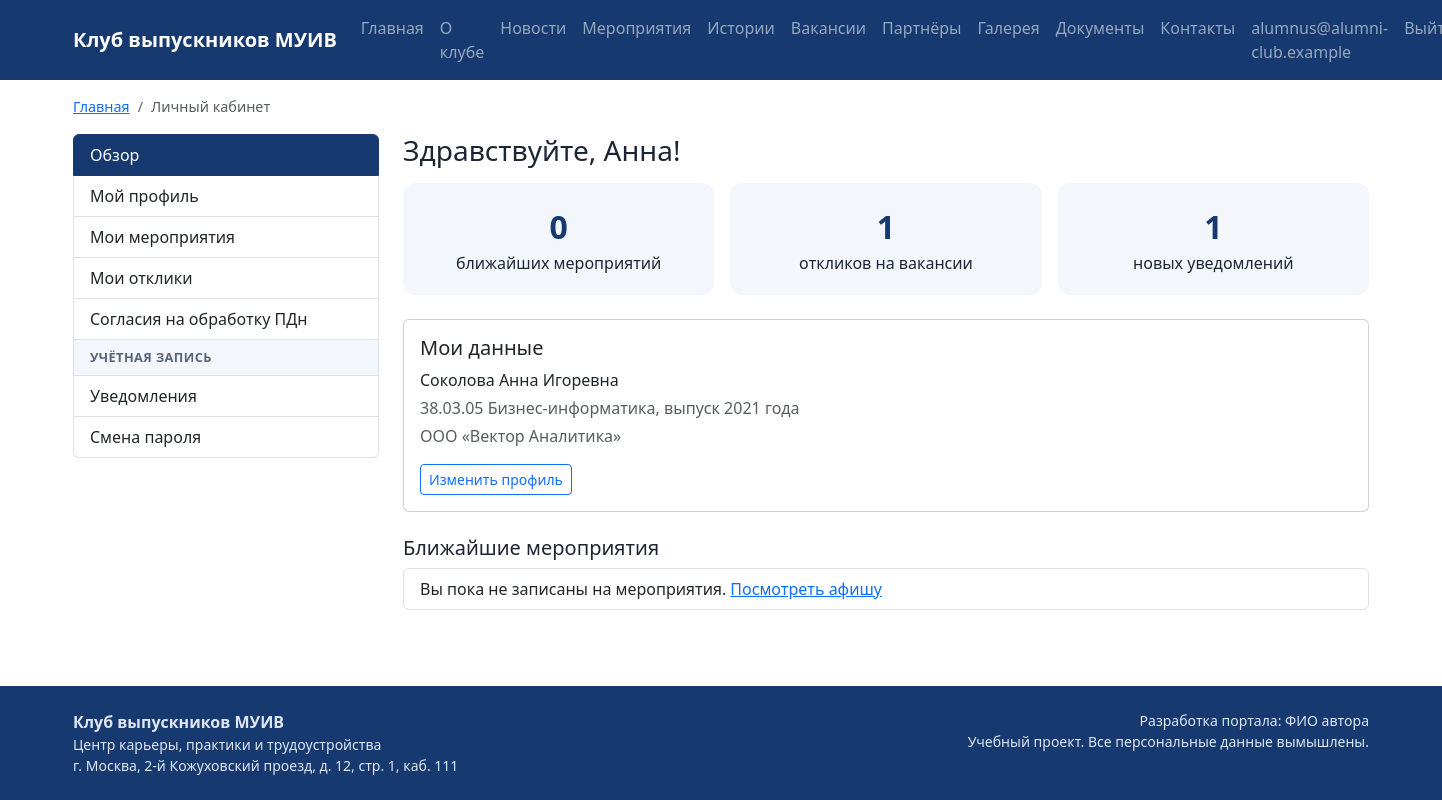
Screenshot of /accounts/cabinet/ (signed in) with the database file from the repository.
### accounts/models.py (models this page shows, shortened)
class User(AbstractBaseUser):
    email = models.EmailField("Электронная почта", max_length=254, unique=True)
    role = models.ForeignKey(Role, on_delete=models.PROTECT, verbose_name="Роль",
                             related_name="users")
    is_active = models.BooleanField("Активна", default=True)
    created_at = models.DateTimeField("Дата регистрации", auto_now_add=True)
    objects = UserManager()
    USERNAME_FIELD = "email"
    REQUIRED_FIELDS = []
    class Meta:
        db_table = "users"
        verbose_name = "Пользователь"
        verbose_name_plural = "Пользователи"
        ordering = ["email"]
    @property
    def is_admin(self):
        return self.role.code == Role.ADMIN
    @property
    def is_moderator(self):
        return self.role.code in (Role.MODERATOR, Role.ADMIN)
    @property
    def is_alumnus(self):
        return self.role.code == Role.ALUMNUS

### club/models.py (models this page shows, shortened)
class AlumniProfile(models.Model):
    user = models.OneToOneField(settings.AUTH_USER_MODEL, on_delete=models.CASCADE,
                                verbose_name="Пользователь", related_name="alumni_profile")
    program = models.ForeignKey(Program, on_delete=models.PROTECT, null=True, blank=True,
                                verbose_name="Направление подготовки", related_name="alumni")
    last_name = models.CharField("Фамилия", max_length=100)
    first_name = models.CharField("Имя", max_length=100)
    middle_name = models.CharField("Отчество", max_length=100, blank=True)
    grad_year = models.PositiveSmallIntegerField(
        "Год выпуска", validators=[MinValueValidator(1990), MaxValueValidator(2100)])
    workplace = models.CharField("Место работы", max_length=255, blank=True)
    position = models.CharField("Должность", max_length=150, blank=True)
    photo = models.ImageField("Фотография", upload_to="photos/", blank=True)
    is_mentor = models.BooleanField("Готов быть наставником", default=False)
    class Meta:
        db_table = "alumni_profiles"
        verbose_name = "Профиль выпускника"
        verbose_name_plural = "Профили выпускников"
        ordering = ["last_name", "first_name"]
    @property
    def full_name(self):
        return " ".join(p for p in (self.last_name, self.first_name, self.middle_name) if p)

class Program(models.Model):
    faculty = models.ForeignKey(Faculty, on_delete=models.PROTECT, verbose_name="Факультет",
                                related_name="programs")
    code = models.CharField("Код направления", max_length=10)
    name = models.CharField("Название", max_length=150)
    class Meta:
        db_table = "programs"
        verbose_name = "Направление подготовки"
        verbose_name_plural = "Направления подготовки"
        ordering = ["code"]
        constraints = [
            models.UniqueConstraint(fields=["code", "name"], name="uniq_program_code_name"),
        ]
    def __str__(self):
        return f"{self.code} {self.name}"

### accounts/views.py (the view)
# urls.py: path("cabinet/", views.cabinet, name="cabinet"),
@login_required
def cabinet(request):
    user = request.user
    if user.is_admin:
        return redirect("panel:dashboard")
    if user.is_moderator:
        return redirect("moderation:home")
    profile = _profile(user)
    now = timezone.now()
    return render(request, "accounts/cabinet.html", {
        "profile": profile,
        "upcoming": profile.registrations.select_related("event").filter(
            event__start_at__gte=now)[:3],
        "responses_count": profile.responses.count(),
        "unread_count": user.notifications.filter(is_read=False).count(),
        "crumbs": crumbs("Личный кабинет"),
    })

### accounts/views.py (called while the page is built)
def _profile(user):
    return get_object_or_404(AlumniProfile, user=user)

### core/breadcrumbs.py (called while the page is built)
def crumbs(*items):
    result = []
    for item in items:
        if isinstance(item, str):
            result.append({"title": item, "url": None})
        else:
            title, route, *args = item
            result.append({"title": title, "url": reverse(route, args=args)})
    return result

### core/context_processors.py (called while the page is built)
def site(request):
    return {
        "menu": MENU,
        "portal_name": settings.PORTAL_NAME,
        "portal_author": settings.PORTAL_AUTHOR,
    }

### templates/accounts/cabinet.html (shortened to what this page needs)
{% extends "layouts/cabinet.html" %}
{% block cabinet %}
<h1 class="h3 mb-3">Здравствуйте, {{ profile.first_name }}!</h1>
<div class="row g-3 mb-4">
  <div class="col-sm-4"><div class="counter"><div class="value">{{ upcoming|length }}</div>ближайших мероприятий</div></div>
  <div class="col-sm-4"><div class="counter"><div class="value">{{ responses_count }}</div>откликов на вакансии</div></div>
  <div class="col-sm-4"><div class="counter"><div class="value">{{ unread_count }}</div>новых уведомлений</div></div>
</div>
<div class="card mb-4">
  <div class="card-body">
    <h2 class="h5">Мои данные</h2>
    <p class="mb-1">{{ profile.full_name }}</p>
    <p class="mb-1 text-muted">{{ profile.program|default:"Направление не указано" }}, выпуск {{ profile.grad_year }} года</p>
    <p class="mb-3 text-muted">{{ profile.workplace|default:"Место работы не указано" }}</p>
    <a class="btn btn-sm btn-outline-primary" href="{% url 'accounts:profile' %}">Изменить профиль</a>
  </div>
</div>
<h2 class="h5">Ближайшие мероприятия</h2>
<ul class="list-group">
  {% for registration in upcoming %}
    <li class="list-group-item d-flex justify-content-between">
      <a href="{% url 'events:detail' registration.event.pk %}">{{ registration.event.title }}</a>
      <span class="text-muted">{{ registration.event.start_at|date:"d.m.Y, H:i" }}</span>
    </li>
  {% empty %}
    <li class="list-group-item">Вы пока не записаны на мероприятия.
      <a href="{% url 'events:list' %}">Посмотреть афишу</a></li>
  {% endfor %}
</ul>
{% endblock %}

### templates/base.html (shortened to what this page needs)
{% load static %}<!doctype html>
<html lang="ru">
<head>
  <link href="https://cdn.jsdelivr.net/npm/bootstrap@5.3.3/dist/css/bootstrap.min.css" rel="stylesheet">
  <link href="{% static 'css/site.css' %}" rel="stylesheet">
</head>
<body class="d-flex flex-column min-vh-100">
<nav class="navbar navbar-expand-xl navbar-dark site-nav">
  <div class="container">
    <a class="navbar-brand fw-bold" href="{% url 'core:home' %}">{{ portal_name }}</a>
    <div class="collapse navbar-collapse" id="mainMenu">
      <ul class="navbar-nav me-auto">
        {% for title, route in menu %}
          {% url route as item_url %}
          <li class="nav-item">
            <a class="nav-link{% if request.path == item_url %} active{% endif %}" href="{{ item_url }}">{{ title }}</a>
          </li>
        {% endfor %}
      </ul>
      <ul class="navbar-nav">
        {% if user.is_authenticated %}
          <li class="nav-item"><a class="nav-link" href="{% url 'accounts:cabinet' %}">{{ user.email }}</a></li>
          <li class="nav-item">
            <form method="post" action="{% url 'accounts:logout' %}">{% csrf_token %}
              <button class="btn btn-link nav-link" type="submit">Выйти</button>
            </form>
          </li>
        {% else %}
          <li class="nav-item"><a class="nav-link" href="{% url 'accounts:login' %}">Войти</a></li>
          <li class="nav-item"><a class="btn btn-accent ms-xl-2" href="{% url 'club:join' %}">Вступить в клуб</a></li>
        {% endif %}
      </ul>
    </div>
  </div>
</nav>
<div class="container">
  <nav aria-label="Навигационная цепочка" class="mt-3">
    <ol class="breadcrumb">
      {% if crumbs %}
        <li class="breadcrumb-item"><a href="{% url 'core:home' %}">Главная</a></li>
        {% for crumb in crumbs %}
          {% if crumb.url %}
            <li class="breadcrumb-item"><a href="{{ crumb.url }}">{{ crumb.title }}</a></li>
          {% else %}
            <li class="breadcrumb-item active" aria-current="page">{{ crumb.title }}</li>
          {% endif %}
        {% endfor %}
      {% else %}
        <li class="breadcrumb-item active" aria-current="page">Главная</li>
      {% endif %}
    </ol>
  </nav>
</div>
<main class="container flex-grow-1 pb-5">
  {% block content %}{% endblock %}
</main>
<footer class="site-footer py-4 mt-auto">
  <div class="container d-flex flex-column flex-md-row justify-content-between gap-2">
    <div>
      <div class="fw-bold">{{ portal_name }}</div>
      <div class="small">Центр карьеры, практики и трудоустройства</div>
      <div class="small">г. Москва, 2-й Кожуховский проезд, д. 12, стр. 1, каб. 111</div>
    </div>
    <div class="small text-md-end">
      <div>Разработка портала: {{ portal_author }}</div>
      <div>Учебный проект. Все персональные данные вымышлены.</div>
    </div>
  </div>
</footer>
</body>
</html>

### static/css/site.css (style rules this page uses)
:root { --club-blue: #163a70; --club-red: #c8102e; --club-light: #f3f6fb; }
body { font-family: "Segoe UI", Roboto, Arial, sans-serif; color: #1d2433; }
.site-nav { background-color: var(--club-blue); }
.breadcrumb { font-size: 0.9rem; }
h1, h2, h3 { color: var(--club-blue); }
.counter { background-color: var(--club-light); border-radius: 0.75rem; padding: 1.25rem; text-align: center; }
.counter .value { font-size: 2rem; font-weight: 700; color: var(--club-blue); }
.site-footer { background-color: var(--club-blue); color: #dfe6f2; }

### rows the page displays
User: email "alumnus@alumni-club.example"
AlumniProfile: first_name "Анна", full_name "Соколова Анна Игоревна", program "38.03.05 Бизнес-информатика", grad_year "2021", workplace "ООО «Вектор Аналитика»"

### other values shown
{{ portal_name }} "Клуб выпускников МУИВ"
{{ title }} "Главная" "О клубе" "Новости" "Мероприятия" "Истории" "Вакансии" "Партнёры" "Галерея" "Документы" "Контакты"
{{ crumb.title }} "Личный кабинет"
{{ label }} "Обзор Мой профиль Мои мероприятия Мои отклики Согласия на обработку ПДн Уведомления Смена пароля"
{{ upcoming|length }} "0"
{{ responses_count }} "1"
{{ unread_count }} "1"
{{ portal_author }} "ФИО автора"
